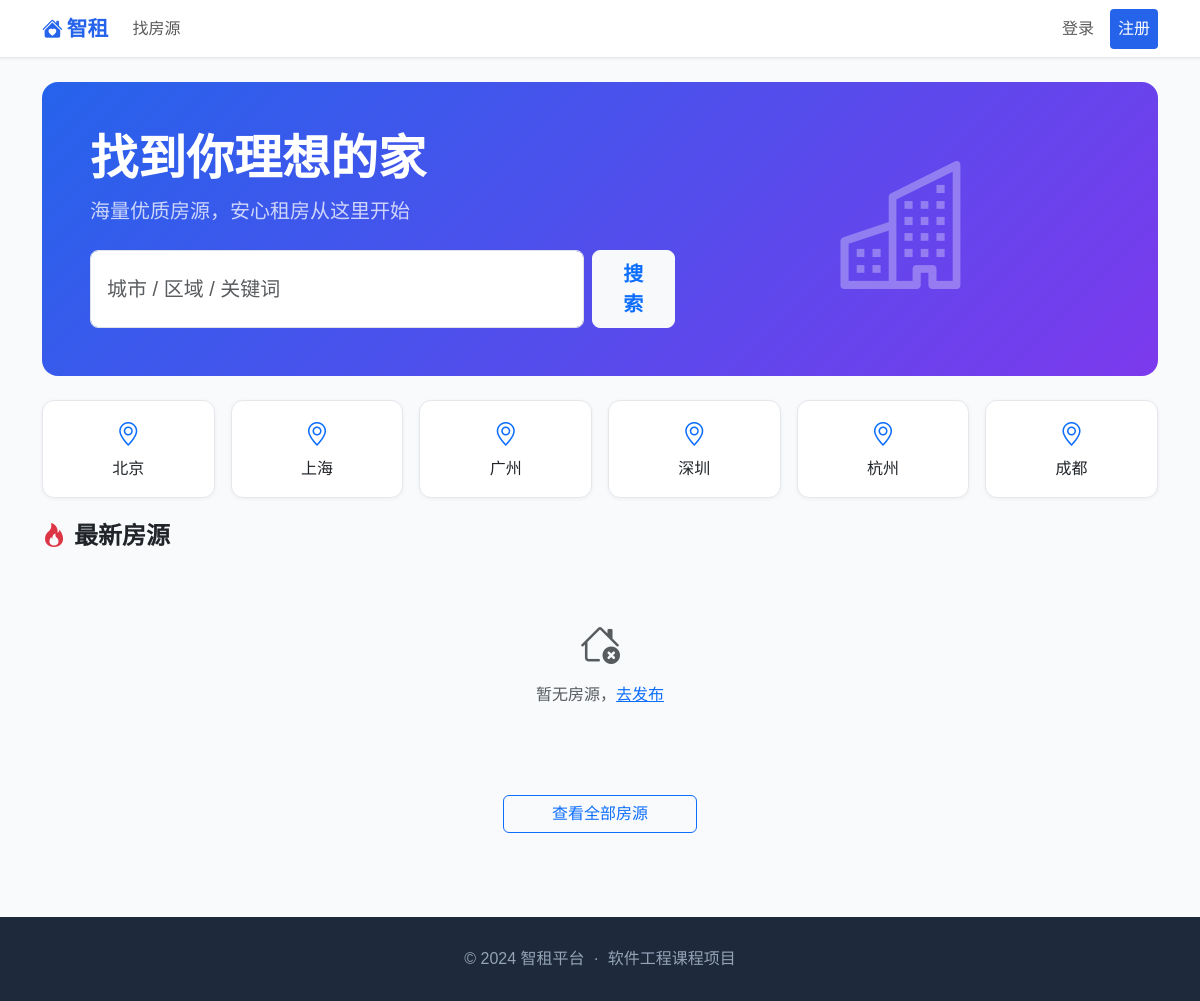
Before: / with the older database file.
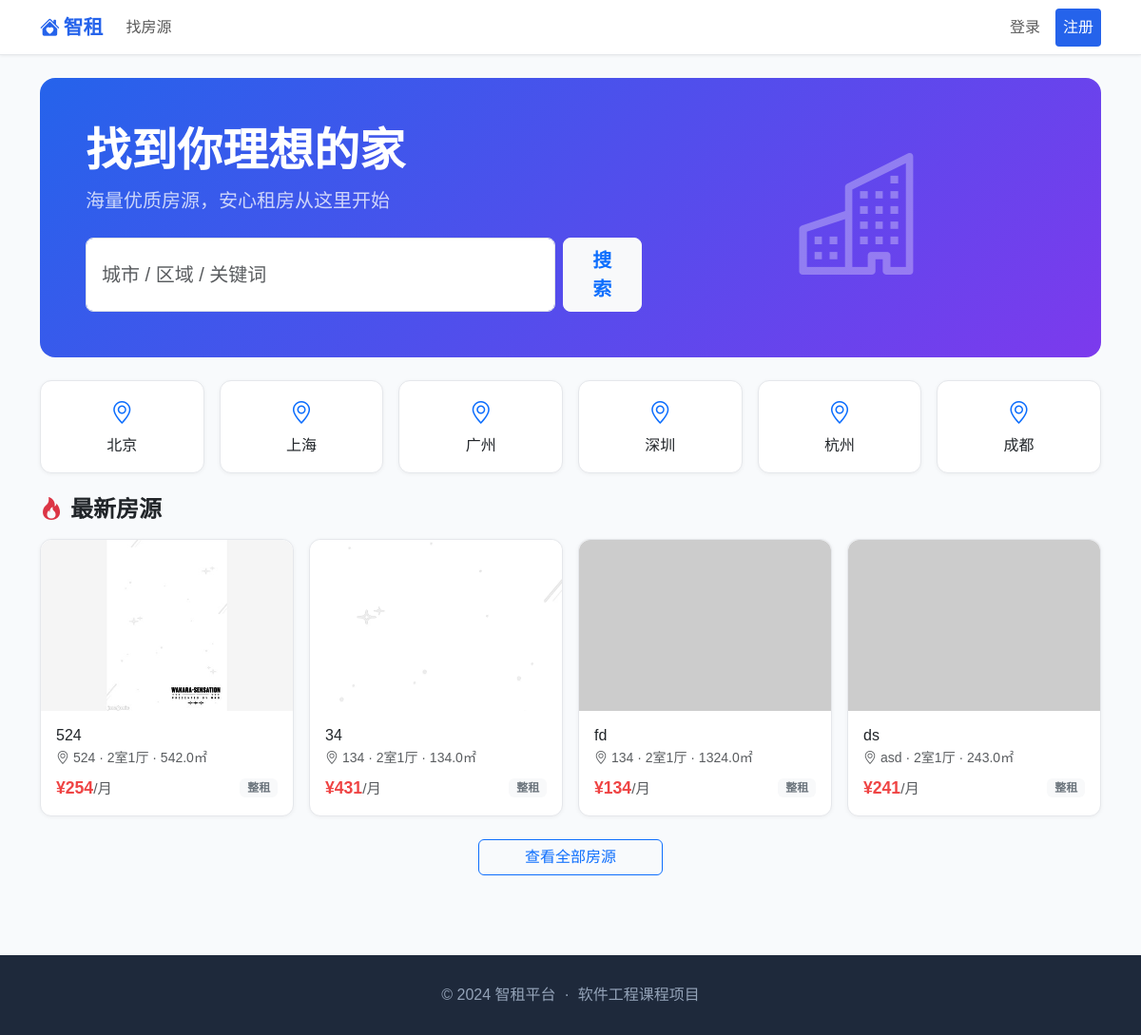
After: the same page with the newer database file.
### models/house.py (models this page shows, shortened)
class House(db.Model):
    __tablename__ = 'houses'
    id = db.Column(db.Integer, primary_key=True)
    title = db.Column(db.String(128), nullable=False)
    description = db.Column(db.Text)
    price = db.Column(db.Float, nullable=False)          # 月租金
    area = db.Column(db.Float)                           # 面积 m²
    rooms = db.Column(db.Integer, default=1)             # 室
    halls = db.Column(db.Integer, default=1)             # 厅
    bathrooms = db.Column(db.Integer, default=1)         # 卫
    floor = db.Column(db.Integer)
    total_floor = db.Column(db.Integer)
    address = db.Column(db.String(256))
    city = db.Column(db.String(64))
    district = db.Column(db.String(64))
    house_type = db.Column(db.String(32))                # 整租/合租
    cover_img = db.Column(db.String(256), default='default_house.jpg')
    status = db.Column(db.Integer, default=0)            # 0=审核中 1=上架 2=已租出 3=下架
    tags = db.Column(db.String(256))                     # 逗号分隔，如"近地铁,电梯房"
    landlord_id = db.Column(db.Integer, db.ForeignKey('users.id'), nullable=False)
    created_at = db.Column(db.DateTime, default=datetime.now)
    updated_at = db.Column(db.DateTime, default=datetime.now, onupdate=datetime.now)
    orders = db.relationship('Order', backref='house', lazy='dynamic')
    def get_tags(self):
        return self.tags.split(',') if self.tags else []

### app.py (the view)
    @app.route('/')
    def index():
        houses = House.query.filter_by(status=1).order_by(House.created_at.desc()).limit(8).all()
        return render_template('index.html', houses=houses)

### templates/index.html (shortened to what this page needs)
{% extends 'base.html' %}
{% block content %}
<div class="p-5 mb-4 rounded-4 text-white" style="background: linear-gradient(135deg, #2563eb, #7c3aed);">
  <div class="row align-items-center">
    <div class="col-lg-7">
      <h1 class="display-5 fw-bold">找到你理想的家</h1>
      <p class="fs-5 mb-4 opacity-75">海量优质房源，安心租房从这里开始</p>
      <form action="{{ url_for('house.list_houses') }}" method="get" class="d-flex gap-2">
        <input type="text" name="city" class="form-control form-control-lg" placeholder="城市 / 区域 / 关键词">
        <button class="btn btn-light btn-lg px-4 fw-bold text-primary">搜索</button>
      </form>
    </div>
    <div class="col-lg-5 text-center d-none d-lg-block">
      <i class="bi bi-buildings" style="font-size: 8rem; opacity: .3;"></i>
    </div>
  </div>
</div>
<div class="row g-3 mb-4">
  {% for city in ['北京','上海','广州','深圳','杭州','成都'] %}
  <div class="col-6 col-md-2">
    <a href="{{ url_for('house.list_houses', city=city) }}" class="card text-center p-3 text-decoration-none text-dark h-100">
      <i class="bi bi-geo-alt text-primary fs-4"></i>
      <div class="mt-1 fw-medium">{{ city }}</div>
    </a>
  </div>
  {% endfor %}
</div>
<h4 class="fw-bold mb-3"><i class="bi bi-fire text-danger me-2"></i>最新房源</h4>
{% if houses %}
<div class="row g-3">
  {% for house in houses %}
  <div class="col-12 col-md-6 col-lg-3">
    <a href="{{ url_for('house.detail', house_id=house.id) }}" class="card house-card text-decoration-none text-dark h-100">
      <img src="{{ url_for('static', filename='img/uploads/' + house.cover_img) }}"
           onerror="this.src='https://placehold.co/400x200?text=暂无图片'"
           alt="{{ house.title }}">
      <div class="card-body">
        <h6 class="card-title mb-1 text-truncate">{{ house.title }}</h6>
        <p class="text-muted small mb-2">
          <i class="bi bi-geo-alt me-1"></i>{{ house.district }} · {{ house.rooms }}室{{ house.halls }}厅 · {{ house.area }}㎡
        </p>
        <div class="d-flex justify-content-between align-items-center">
          <span class="price">¥{{ house.price|int }}<small class="text-muted fw-normal">/月</small></span>
          <span class="badge bg-light text-secondary">{{ house.house_type or '整租' }}</span>
        </div>
      </div>
    </a>
  </div>
  {% endfor %}
</div>
{% else %}
<div class="text-center text-muted py-5">
  <i class="bi bi-house-x fs-1"></i>
  <p class="mt-2">暂无房源，<a href="{{ url_for('house.publish') }}">去发布</a></p>
</div>
{% endif %}
<div class="text-center mt-4">
  <a href="{{ url_for('house.list_houses') }}" class="btn btn-outline-primary px-5">查看全部房源</a>
</div>
{% endblock %}

Changed rows visible on the page:
added House: cover_img (picture), title "524", district "524", rooms "2", halls "1", area "542.0", price "254", house_type "整租"
added House: cover_img (picture), title "34", district "134", rooms "2", halls "1", area "134.0", price "431", house_type "整租"
added House: title "fd", district "134", rooms "2", halls "1", area "1324.0", price "134", house_type "整租"
added House: title "ds", district "asd", rooms "2", halls "1", area "243.0", price "241", house_type "整租"
Other visible differences:
text no longer shown: "暂无房源， 去发布"
